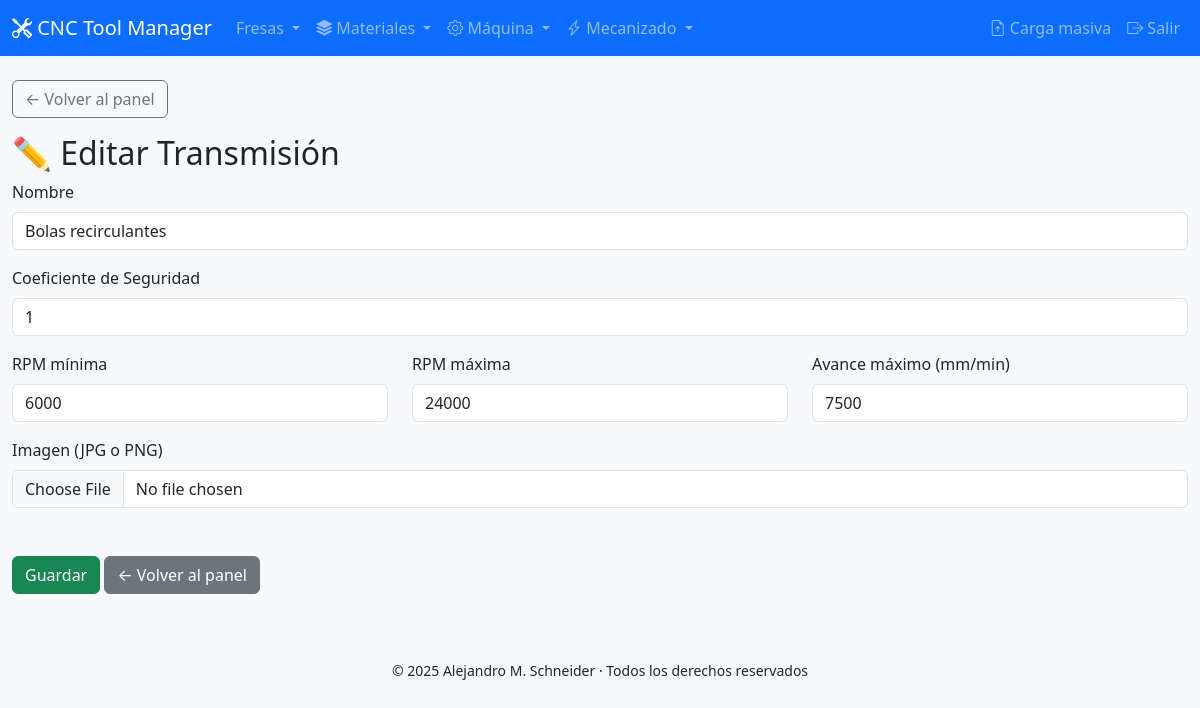
/admin/panel/transmission_form.php?id=2, run on the app's committed database.
### tables this page shows
CREATE TABLE `transmissions` (
  `id` int(11) NOT NULL,
  `name` varchar(100) NOT NULL,
  `coef_security` float NOT NULL DEFAULT 1,
  `rpm_min` int(11) NOT NULL DEFAULT 3000,
  `rpm_max` int(11) NOT NULL DEFAULT 18000,
  `feed_max` int(11) NOT NULL DEFAULT 5000,
  `hp_default` int(3) NOT NULL,
  `image` varchar(255) DEFAULT NULL
);

### admin/panel/transmission_form.php (the view, shortened to what this page needs)
<?php
require_once '../includes/db.php';
include 'header.php';
$editMode = false;
$transmission = [
    'id' => '',
    'name' => '',
    'coef_security' => 1.0,
    'rpm_min' => 3000,
    'rpm_max' => 18000,
    'feed_max' => 5000,
    'image' => ''
];
if (isset($_GET['id']) && is_numeric($_GET['id'])) {
    $editMode = true;
    $stmt = $pdo->prepare("SELECT * FROM transmissions WHERE id = ?");
    $stmt->execute([$_GET['id']]);
    $transmission = $stmt->fetch();
}
?>
<h2><?= $editMode ? '✏️ Editar Transmisión' : '➕ Nueva Transmisión' ?></h2>
<form method="POST" action="transmission_save.php" enctype="multipart/form-data">
  <div class="mb-3">
    <label class="form-label">Nombre</label>
    <input type="text" name="name" class="form-control" required value="<?= htmlspecialchars($transmission['name']) ?>">
  </div>
  <div class="mb-3">
    <label class="form-label">Coeficiente de Seguridad</label>
    <input type="number" step="0.01" name="coef_security" class="form-control" required min="0" max="1" value="<?= $transmission['coef_security'] ?>">
  </div>
  <div class="row mb-3">
    <div class="col-md-4">
      <label class="form-label">RPM mínima</label>
      <input type="number" name="rpm_min" class="form-control" required min="500" value="<?= $transmission['rpm_min'] ?>">
    </div>
    <div class="col-md-4">
      <label class="form-label">RPM máxima</label>
      <input type="number" name="rpm_max" class="form-control" required min="1000" value="<?= $transmission['rpm_max'] ?>">
    </div>
    <div class="col-md-4">
      <label class="form-label">Avance máximo (mm/min)</label>
      <input type="number" name="feed_max" class="form-control" required min="100" value="<?= $transmission['feed_max'] ?>">
    </div>
  </div>
  <div class="mb-3">
    <label class="form-label">Imagen (JPG o PNG)</label>
    <input type="file" name="image" accept=".jpg,.jpeg,.png" class="form-control">
    <?php if ($transmission['image']): ?>
      <div class="mt-2">
      </div>
    <?php endif; ?>
  </div>
  <button type="submit" class="btn btn-success">Guardar</button>
  <a href="dashboard.php" class="btn btn-secondary">← Volver al panel</a>
</form>
<?php include '../includes/footer.php'; ?>

### data on the page
transmissions: name "Bolas recirculantes", coef_security "1", rpm_min "6000", rpm_max "24000", feed_max "7500"
